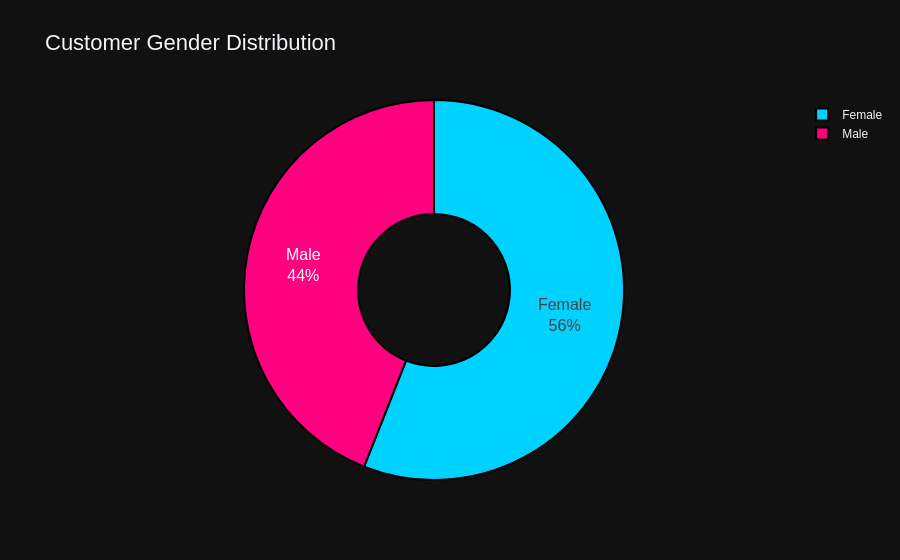
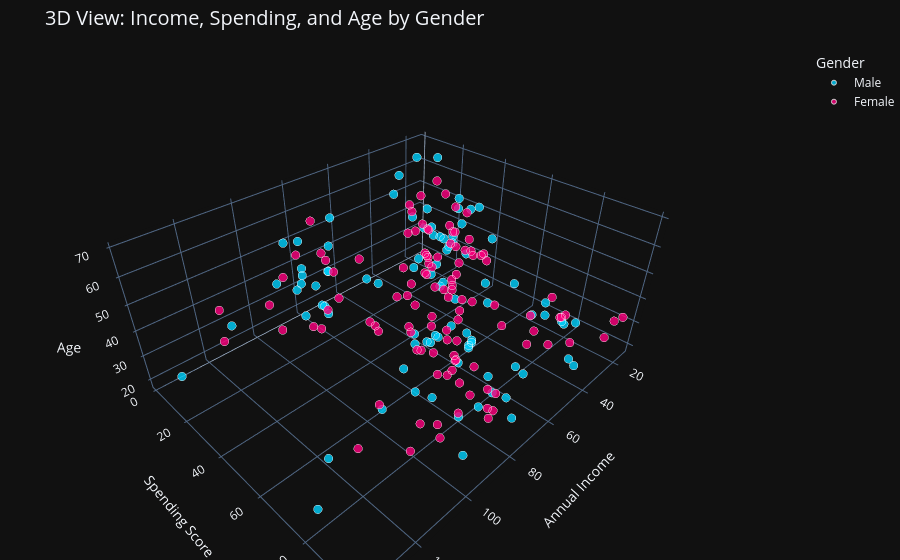

Source (notebook cell) for these figures, in order:
### Markdown cell above
## 3. High-End Exploratory Data Analysis (EDA)
We use `plotly_dark` templates to create engaging, neon-styled interactive plots. This allows stakeholders to hover over data points and dynamically explore customer demographics.

### Code cell
# 1. Gender Distribution (Neon Donut Chart)
fig1 = px.pie(df, names="Gender", title="Customer Gender Distribution", hole=0.4,
             color_discrete_sequence=["#00D2FF", "#FF007F"])
fig1.update_traces(textinfo="percent+label", textfont_size=16, marker=dict(line=dict(color="#000000", width=2)))
fig1.update_layout(template="plotly_dark", title_font=dict(size=22), font=dict(family="Arial"))
fig1.show()

# 2. Income vs Spending Score by Age (Interactive 3D Scatter)
fig2 = px.scatter_3d(df, x="Annual Income", y="Spending Score", z="Age", color="Gender",
                     hover_data=["Annual Income", "Spending Score"], opacity=0.8,
                     color_discrete_sequence=["#00D2FF", "#FF007F"],
                     title="3D View: Income, Spending, and Age by Gender")

fig2.update_traces(marker=dict(size=5, line=dict(width=1, color="#FFFFFF")))
fig2.update_layout(template="plotly_dark", title_font=dict(size=20), margin=dict(l=0, r=0, b=0, t=50))
fig2.show()

### Figure 1 — Plotly figure (JSON) as saved in the notebook; plotly's stock layout.template omitted (floating-point values rounded to 4 significant figures; data arrays with more than 128 entries replaced by an {"elided": "..."} marker saying what was removed)
{"data": [{"domain": {"x": [0, 1], "y": [0, 1]}, "hole": 0.4, "hovertemplate": "Gender=%{label}<extra></extra>", "labels": {"elided": "200 str values"}, "legendgroup": "", "marker": {"line": {"color": "#000000", "width": 2}}, "name": "", "showlegend": true, "textfont": {"size": 16}, "textinfo": "percent+label", "type": "pie"}], "layout": {"font": {"family": "Arial"}, "legend": {"tracegroupgap": 0}, "piecolorway": ["#00D2FF", "#FF007F"], "title": {"font": {"size": 22}, "text": "Customer Gender Distribution"}}}

### Figure 2 — Plotly figure (JSON) as saved in the notebook; plotly's stock layout.template omitted (floating-point values rounded to 4 significant figures)
{"data": [{"hovertemplate": "Gender=Male<br>Annual Income=%{x}<br>Spending Score=%{y}<br>Age=%{z}<extra></extra>", "legendgroup": "Male", "marker": {"color": "#00D2FF", "line": {"color": "#FFFFFF", "width": 1}, "opacity": 0.8, "size": 5, "symbol": "circle"}, "mode": "markers", "name": "Male", "scene": "scene", "showlegend": true, "type": "scatter3d", "x": [15, 15, 19, 19, 20, 20, 21, 23, 24, 24, 25, 28, 28, 30, 33, 33, 38, 39, 42, 43, 43, 44, 46, 46, 46, 48, 48, 48, 49, 54, 54, 54, 54, 54, 54, 54, 59, 60, 60, 61, 61, 62, 62, 62, 63, 63, 63, 63, 64, 67, 69, 71, 71, 71, 71, 71, 71, 73, 73, 74, 75, 77, 77, 77, 78, 78, 78, 78, 78, 81, 85, 86, 87, 87, 87, 87, 87, 88, 88, 93, 93, 98, 99, 101, 113, 126, 137, 137], "y": [39, 81, 3, 14, 13, 79, 66, 29, 35, 73, 73, 82, 61, 4, 4, 92, 92, 36, 60, 60, 41, 46, 46, 56, 55, 51, 59, 59, 55, 47, 54, 48, 51, 55, 41, 46, 41, 49, 52, 42, 49, 59, 55, 56, 46, 43, 48, 52, 46, 56, 91, 35, 95, 11, 75, 9, 75, 5, 73, 10, 93, 12, 97, 36, 90, 17, 88, 1, 1, 5, 26, 20, 63, 13, 75, 10, 92, 15, 69, 14, 90, 15, 97, 68, 8, 74, 18, 83], "z": [19, 21, 64, 67, 37, 22, 20, 52, 35, 25, 31, 29, 35, 60, 53, 18, 24, 48, 33, 59, 47, 69, 53, 70, 19, 63, 18, 19, 70, 59, 26, 40, 57, 38, 67, 48, 18, 48, 24, 48, 20, 67, 26, 49, 54, 68, 66, 65, 19, 27, 39, 43, 40, 59, 38, 47, 39, 20, 32, 19, 32, 25, 28, 48, 34, 43, 39, 37, 34, 19, 50, 42, 32, 40, 28, 36, 36, 58, 27, 59, 35, 46, 30, 28, 33, 32, 32, 30]}, {"hovertemplate": "Gender=Female<br>Annual Income=%{x}<br>Spending Score=%{y}<br>Age=%{z}<extra></extra>", "legendgroup": "Female", "marker": {"color": "#FF007F", "line": {"color": "#FFFFFF", "width": 1}, "opacity": 0.8, "size": 5, "symbol": "circle"}, "mode": "markers", "name": "Female", "scene": "scene", "showlegend": true, "type": "scatter3d", "x": [16, 16, 17, 17, 18, 18, 19, 19, 20, 20, 21, 23, 25, 28, 28, 29, 29, 30, 33, 33, 34, 34, 37, 37, 38, 39, 39, 39, 40, 40, 40, 40, 42, 43, 43, 44, 46, 47, 47, 48, 48, 48, 49, 50, 50, 54, 54, 54, 54, 54, 57, 57, 58, 58, 59, 60, 60, 60, 60, 62, 62, 62, 63, 63, 64, 65, 65, 65, 65, 67, 67, 67, 69, 70, 70, 72, 72, 73, 73, 74, 75, 76, 76, 77, 78, 78, 78, 78, 78, 78, 78, 79, 79, 81, 85, 86, 87, 88, 88, 97, 97, 98, 99, 101, 103, 103, 103, 103, 113, 120, 120, 126], "y": [6, 77, 40, 76, 6, 94, 72, 99, 15, 77, 35, 98, 5, 14, 32, 31, 87, 73, 14, 81, 17, 73, 26, 75, 35, 61, 28, 65, 55, 47, 42, 42, 52, 54, 45, 50, 51, 52, 59, 50, 48, 47, 42, 49, 56, 53, 52, 42, 44, 57, 58, 55, 60, 46, 55, 40, 42, 47, 50, 41, 48, 42, 50, 54, 42, 48, 50, 43, 59, 43, 57, 40, 58, 29, 77, 34, 71, 88, 7, 72, 5, 40, 87, 74, 22, 20, 76, 16, 89, 78, 73, 35, 83, 93, 75, 95, 27, 13, 86, 32, 86, 88, 39, 24, 17, 85, 23, 69, 91, 16, 79, 28], "z": [20, 23, 31, 22, 35, 23, 30, 35, 58, 24, 35, 35, 46, 54, 45, 40, 23, 21, 49, 21, 42, 30, 36, 20, 65, 31, 49, 24, 50, 27, 29, 31, 49, 31, 50, 51, 27, 67, 54, 43, 68, 32, 47, 60, 60, 45, 23, 49, 46, 21, 55, 22, 34, 50, 68, 40, 32, 47, 27, 23, 49, 21, 66, 19, 38, 18, 19, 63, 49, 51, 50, 38, 40, 23, 31, 25, 31, 29, 44, 35, 57, 28, 32, 32, 34, 44, 38, 47, 27, 30, 30, 56, 29, 31, 36, 33, 36, 52, 30, 37, 32, 29, 41, 54, 41, 36, 34, 32, 38, 47, 35, 45]}], "layout": {"legend": {"title": {"text": "Gender"}, "tracegroupgap": 0}, "margin": {"b": 0, "l": 0, "r": 0, "t": 50}, "scene": {"domain": {"x": [0, 1], "y": [0, 1]}, "xaxis": {"title": {"text": "Annual Income"}}, "yaxis": {"title": {"text": "Spending Score"}}, "zaxis": {"title": {"text": "Age"}}}, "title": {"font": {"size": 20}, "text": "3D View: Income, Spending, and Age by Gender"}}}
